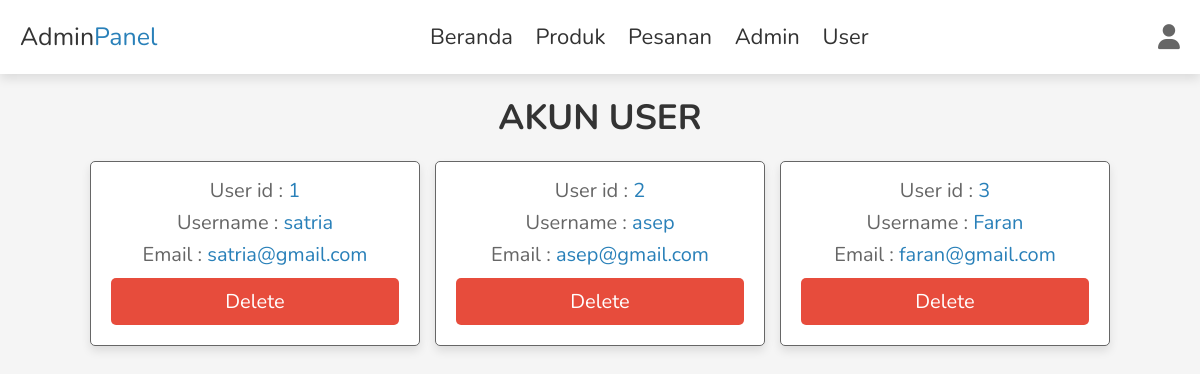
The app's page /users_accounts.php (signed in) with its own data.
### tables this page shows
CREATE TABLE `user` (
  `id` int(100) NOT NULL,
  `name` varchar(20) NOT NULL,
  `email` varchar(50) NOT NULL,
  `password` varchar(50) NOT NULL
);

### users_accounts.php (the view, shortened to what this page needs)
<?php
include 'config.php';
?>
<!DOCTYPE html>
<html lang="en">
<head>
   <link rel="stylesheet" href="https://cdnjs.cloudflare.com/ajax/libs/font-awesome/6.1.1/css/all.min.css">
   <link rel="stylesheet" href="css/admin_style.css">
</head>
<body>
<?php include 'admin_header.php' ?>
<section class="accounts">
   <h1 class="heading">Akun User</h1>
   <div class="box-container">
   <?php
      $select_accounts = $conn->prepare("SELECT * FROM `user`");
      $select_accounts->execute();
      if($select_accounts->rowCount() > 0){
         while($fetch_accounts = $select_accounts->fetch(PDO::FETCH_ASSOC)){
   ?>
   <div class="box">
      <p> User id : <span><?= $fetch_accounts['id']; ?></span> </p>
      <p> Username : <span><?= $fetch_accounts['name']; ?></span> </p>
      <p> Email : <span><?= $fetch_accounts['email']; ?></span> </p>
      <a href="users_accounts.php?delete=<?= $fetch_accounts['id']; ?>" onclick="return confirm('delete this account?')" class="delete-btn">delete</a>
   </div>
   <?php
         }
      }else{
         echo '<p class="empty">no accounts available!</p>';
      }
   ?>
   </div>
</section>
</body>
</html>

### css/admin_style.css (style rules this page uses)
:root { --main-color:#2980b9; --red:#e74c3c; --orange:#f39c12; --black:#333; --white:#fff; --light-bg:#f5f5f5; --light-color:#666; --border:.1rem solid var(--light-color); --box-shadow:0 .5rem 1rem rgba(0,0,0,.1); }
* { font-family: 'Nunito', sans-serif; margin:0; padding:0; box-sizing: border-box; outline: none; border:none; text-decoration: none; transition: .2s linear; }
html { font-size: 62.5%; overflow-x: hidden; scroll-behavior: smooth; scroll-padding-top: 7rem; }
body { background: var(--light-bg); }
section { padding:2rem; margin:0 auto; max-width: 1200px; }
.heading { text-align: center; margin-bottom: 2rem; font-size: 3.5rem; color:var(--black); text-transform: uppercase; }
.delete-btn, .option-btn, .btn { display: block; width: 100%; margin-top: 1rem; border-radius: .5rem; padding:1rem 3rem; font-size: 2rem; color:var(--white); cursor: pointer; text-transform: capitalize; text-align: center; }
.delete-btn { background-color: var(--red); }
.accounts .box-container { display: grid; grid-template-columns: repeat(auto-fit, 33rem); gap:1.5rem; align-items: flex-start; justify-content: center; }
.accounts .box-container .box { padding:2rem; padding-top: 1rem; border-radius: .5rem; text-align: center; border:var(--border); background-color: var(--white); box-shadow: var(--box-shadow); }
.accounts .box-container .box p { font-size: 2rem; color:var(--light-color); margin: .5rem 0; }
.accounts .box-container .box p span { color:var(--main-color); }

### records on screen
user: id "1", name "satria", email "satria@gmail.com"
user: id "2", name "asep", email "asep@gmail.com"
user: id "3", name "Faran", email "faran@gmail.com"
